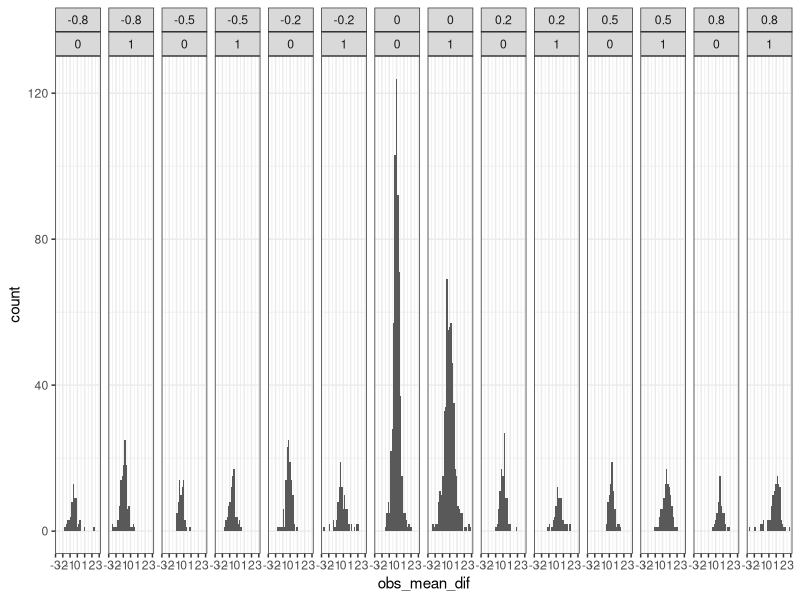
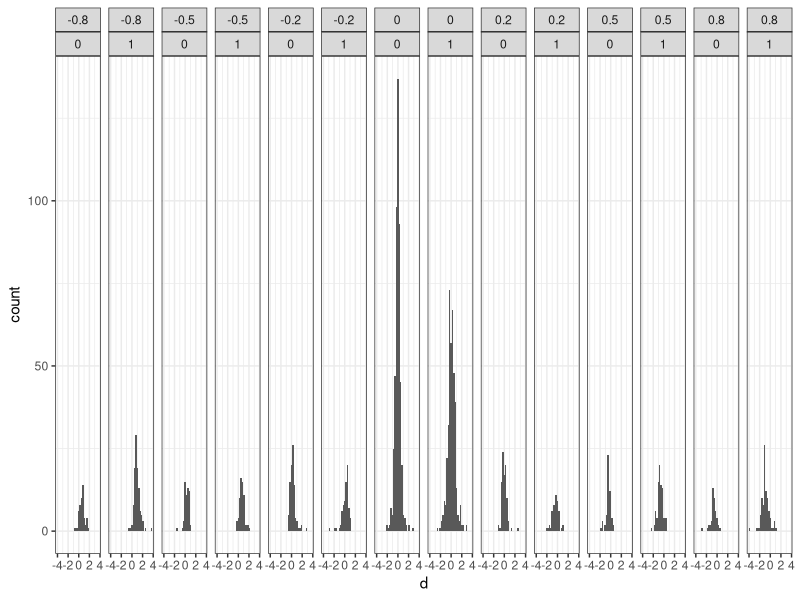
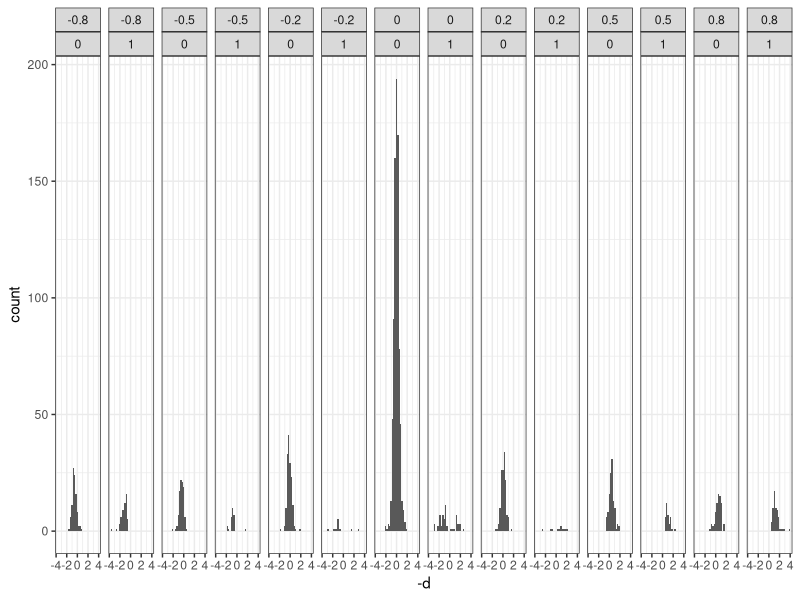
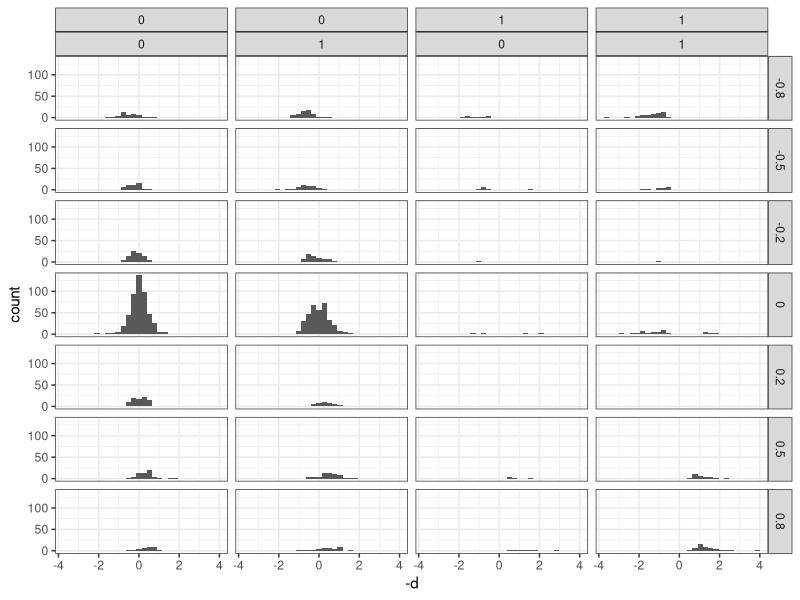
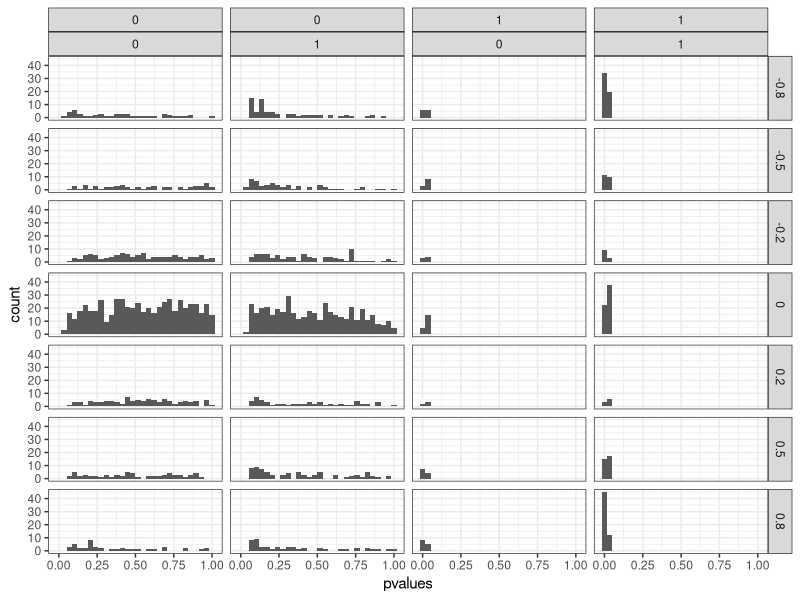

The R source for these figures, in order:
library(dplyr)
library(ggplot2)

#organize and clean data

# #Set working directory
# setwd("C:/Users/Daniel/surfdrive/R/shiny_apps/detect_the_effect/data")
# 
# #Read excel files in folder
# files <- list.files(pattern = "\\.csv$")
# 
# #read in all seperate data files into a single list
# #gives warning that can be ignored (last line not empty)
# datalist = lapply(files, function(x) read.table(x, header = F)) 
# 
# #determine max length to fill dataframe
# max_length <- max(unlist(lapply(datalist,length)))
# 
# #fill dataframe
# df_filled <- lapply(datalist,function(x) {
#   ans <- rep(NA,length=max_length);
#   ans[1:length(x)]<- x;
#   return(ans)
#   })
# #combine lists into a dataframe
# all_data <- as.data.frame(do.call(rbind, df_filled))
# 
# #Unlist and turn into dataframe
# all_data <- as.data.frame(apply(all_data,2,as.numeric))
# colnames(all_data)[1:15] <- c("ID", "length", "judgement", "effect_size", "effect_size_direction", "true_mean1", "true_mean2", "obs_mean_1", "obs_mean2", "obs_mean_dif", "df", "tvalue", "pwaardes", "obs_power", "d")
# 
# 
# #Set working directory
# setwd("C:/Users/Daniel/surfdrive/R/shiny_apps/detect_the_effect/data2")
# 
# #Read excel files in folder
# files <- list.files(pattern = "\\.csv$")
# 
# #read in all seperate data files into a single list
# #gives warning that can be ignored (last line not empty)
# datalist = lapply(files, function(x) read.table(x, header = F)) 
# 
# #determine max length to fill dataframe
# max_length <- max(unlist(lapply(datalist,length)))
# 
# #fill dataframe
# df_filled <- lapply(datalist,function(x) {
#   ans <- rep(NA,length=max_length);
#   ans[1:length(x)]<- x;
#   return(ans)
# })
# #combine lists into a dataframe
# all_data_2 <- as.data.frame(do.call(rbind, df_filled))
# 
# #Unlist and turn into dataframe
# all_data_2 <- as.data.frame(apply(all_data_2,2,as.numeric))
# all_data_2 <- all_data_2[seq(2,30,2)]
# colnames(all_data_2)[1:15] <- c("ID", "length", "judgement", "effect_size", "effect_size_direction", "true_mean1", "true_mean2", "obs_mean_1", "obs_mean2", "obs_mean_dif", "df", "tvalue", "pwaardes", "obs_power", "d")
# 
# data_complete <- rbind(all_data[1:15],all_data_2)
# write.table(data_complete, "alldata.csv", sep="\t", row.names=FALSE, col.names=FALSE) 

#Read in data----
all_data <- read.table("alldata.csv") 
colnames(all_data)[1:15] <- c("ID", "length", "judgement", "effect_size", "effect_size_direction", "true_mean1", "true_mean2", "obs_mean_1", "obs_mean2", "obs_mean_dif", "df", "tvalue", "pvalues", "obs_power", "d")

#create variable for correct/incorrect----
#create variable for correct/incorrect
all_data$correct <- ifelse(all_data$judgement == 0 & (all_data$effect_size== 0) | all_data$judgement == 1 & (all_data$effect_size > 0),
                           1,
                           0)

#create variable for sig/nonsig
all_data$significant <- ifelse(all_data$pvalues <= 0.05,
                               1,
                               0)

#Plots----

#subset data ((note use of levels to deal with factor))only trials with more than 5 responses
all_data_sub <- all_data[all_data$length > 5, ] 

#plot observed mean difference across conditions
ggplot(all_data_sub,aes(x=obs_mean_dif))+geom_histogram() + 
  facet_grid(~effect_size_direction*judgement) +
  theme_bw()

ggplot(all_data_sub,aes(x=d))+geom_histogram() + 
  facet_grid(~effect_size_direction*judgement) +
  theme_bw()

ggplot(all_data_sub,aes(x=-d))+geom_histogram() + 
  facet_grid(~effect_size_direction*significant) +
  theme_bw()

#plot d as a function of effect size (0.8, 0.5,0.2,0,-0.2 etc) and judgments and significance
ggplot(all_data_sub,aes(x=-d))+geom_histogram() + 
  facet_grid(effect_size_direction~significant*judgement) +
  theme_bw()

#Plot the p-values (you see p-values are lower when they say yes)
ggplot(all_data_sub,aes(x=pvalues))+geom_histogram() + 
  facet_grid(effect_size_direction~significant*judgement) +
  theme_bw()


#mean power
data <- group_by(all_data_sub, effect_size_direction, judgement)

summarize(data, power = mean(obs_power, na.rm = T))
summarize(data, mean_dif = mean(obs_mean_dif, na.rm = T))
summarize(data, d = mean(abs(-d), na.rm = T)) #note -d because d in dataset is calculated in opposite diferection!


#Analyze p-values
data <- group_by(all_data_sub, effect_size_direction, judgement)

summarize(data, pvaluessig = sum(pvalues <= 0.05), pvalues_nonsig = sum(pvalues > 0.05), power = sum(pvalues <= 0.05)/(sum(pvalues > 0.05) + sum(pvalues <= 0.05))*100, mean_dif = mean(obs_mean_dif, na.rm = T))

